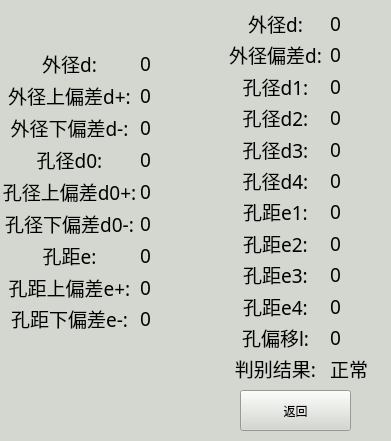
<?xml version="1.0" encoding="UTF-8"?>
<ui version="4.0">
 <class>InfoSizeWidget</class>
 <widget class="QWidget" name="InfoSizeWidget">
  <property name="geometry">
   <rect>
    <x>0</x>
    <y>0</y>
    <width>391</width>
    <height>441</height>
   </rect>
  </property>
  <property name="windowTitle">
   <string>Form</string>
  </property>
  <widget class="QWidget" name="widget" native="true">
   <property name="geometry">
    <rect>
     <x>0</x>
     <y>0</y>
     <width>391</width>
     <height>441</height>
    </rect>
   </property>
   <property name="styleSheet">
    <string notr="true">background-color: rgb(211, 215, 207);</string>
   </property>
   <widget class="QPushButton" name="pushButton">
    <property name="geometry">
     <rect>
      <x>240</x>
      <y>390</y>
      <width>111</width>
      <height>41</height>
     </rect>
    </property>
    <property name="text">
     <string>返回</string>
    </property>
   </widget>
   <widget class="QWidget" name="layoutWidget">
    <property name="geometry">
     <rect>
      <x>220</x>
      <y>10</y>
      <width>111</width>
      <height>371</height>
     </rect>
    </property>
    <layout class="QVBoxLayout" name="verticalLayout_2">
     <item>
      <widget class="QLabel" name="Label1_18">
       <property name="sizePolicy">
        <sizepolicy hsizetype="Preferred" vsizetype="Preferred">
         <horstretch>0</horstretch>
         <verstretch>0</verstretch>
        </sizepolicy>
       </property>
       <property name="font">
        <font>
         <family>Yahei Mono</family>
         <pointsize>14</pointsize>
         <weight>50</weight>
         <bold>false</bold>
        </font>
       </property>
       <property name="styleSheet">
        <string notr="true"/>
       </property>
       <property name="text">
        <string>外径d:</string>
       </property>
       <property name="alignment">
        <set>Qt::AlignCenter</set>
       </property>
      </widget>
     </item>
     <item>
      <widget class="QLabel" name="Label1_20">
       <property name="sizePolicy">
        <sizepolicy hsizetype="Preferred" vsizetype="Preferred">
         <horstretch>0</horstretch>
         <verstretch>0</verstretch>
        </sizepolicy>
       </property>
       <property name="font">
        <font>
         <family>Yahei Mono</family>
         <pointsize>14</pointsize>
         <weight>50</weight>
         <bold>false</bold>
        </font>
       </property>
       <property name="styleSheet">
        <string notr="true"/>
       </property>
       <property name="text">
        <string>外径偏差d:</string>
       </property>
       <property name="alignment">
        <set>Qt::AlignCenter</set>
       </property>
      </widget>
     </item>
     <item>
      <widget class="QLabel" name="Label1_21">
       <property name="sizePolicy">
        <sizepolicy hsizetype="Preferred" vsizetype="Preferred">
         <horstretch>0</horstretch>
         <verstretch>0</verstretch>
        </sizepolicy>
       </property>
       <property name="font">
        <font>
         <family>Yahei Mono</family>
         <pointsize>14</pointsize>
         <weight>50</weight>
         <bold>false</bold>
        </font>
       </property>
       <property name="styleSheet">
        <string notr="true"/>
       </property>
       <property name="text">
        <string>孔径d1:</string>
       </property>
       <property name="alignment">
        <set>Qt::AlignCenter</set>
       </property>
      </widget>
     </item>
     <item>
      <widget class="QLabel" name="Label1_37">
       <property name="sizePolicy">
        <sizepolicy hsizetype="Preferred" vsizetype="Preferred">
         <horstretch>0</horstretch>
         <verstretch>0</verstretch>
        </sizepolicy>
       </property>
       <property name="font">
        <font>
         <family>Yahei Mono</family>
         <pointsize>14</pointsize>
         <weight>50</weight>
         <bold>false</bold>
        </font>
       </property>
       <property name="styleSheet">
        <string notr="true"/>
       </property>
       <property name="text">
        <string>孔径d2:</string>
       </property>
       <property name="alignment">
        <set>Qt::AlignCenter</set>
       </property>
      </widget>
     </item>
     <item>
      <widget class="QLabel" name="Label1_38">
       <property name="sizePolicy">
        <sizepolicy hsizetype="Preferred" vsizetype="Preferred">
         <horstretch>0</horstretch>
         <verstretch>0</verstretch>
        </sizepolicy>
       </property>
       <property name="font">
        <font>
         <family>Yahei Mono</family>
         <pointsize>14</pointsize>
         <weight>50</weight>
         <bold>false</bold>
        </font>
       </property>
       <property name="styleSheet">
        <string notr="true"/>
       </property>
       <property name="text">
        <string>孔径d3:</string>
       </property>
       <property name="alignment">
        <set>Qt::AlignCenter</set>
       </property>
      </widget>
     </item>
     <item>
      <widget class="QLabel" name="Label1_39">
       <property name="sizePolicy">
        <sizepolicy hsizetype="Preferred" vsizetype="Preferred">
         <horstretch>0</horstretch>
         <verstretch>0</verstretch>
        </sizepolicy>
       </property>
       <property name="font">
        <font>
         <family>Yahei Mono</family>
         <pointsize>14</pointsize>
         <weight>50</weight>
         <bold>false</bold>
        </font>
       </property>
       <property name="styleSheet">
        <string notr="true"/>
       </property>
       <property name="text">
        <string>孔径d4:</string>
       </property>
       <property name="alignment">
        <set>Qt::AlignCenter</set>
       </property>
      </widget>
     </item>
     <item>
      <widget class="QLabel" name="Label1_40">
       <property name="sizePolicy">
        <sizepolicy hsizetype="Preferred" vsizetype="Preferred">
         <horstretch>0</horstretch>
         <verstretch>0</verstretch>
        </sizepolicy>
       </property>
       <property name="font">
        <font>
         <family>Yahei Mono</family>
         <pointsize>14</pointsize>
         <weight>50</weight>
         <bold>false</bold>
        </font>
       </property>
       <property name="styleSheet">
        <string notr="true"/>
       </property>
       <property name="text">
        <string>孔距e1:</string>
       </property>
       <property name="alignment">
        <set>Qt::AlignCenter</set>
       </property>
      </widget>
     </item>
     <item>
      <widget class="QLabel" name="Label1_41">
       <property name="sizePolicy">
        <sizepolicy hsizetype="Preferred" vsizetype="Preferred">
         <horstretch>0</horstretch>
         <verstretch>0</verstretch>
        </sizepolicy>
       </property>
       <property name="font">
        <font>
         <family>Yahei Mono</family>
         <pointsize>14</pointsize>
         <weight>50</weight>
         <bold>false</bold>
        </font>
       </property>
       <property name="styleSheet">
        <string notr="true"/>
       </property>
       <property name="text">
        <string>孔距e2:</string>
       </property>
       <property name="alignment">
        <set>Qt::AlignCenter</set>
       </property>
      </widget>
     </item>
     <item>
      <widget class="QLabel" name="Label1_23">
       <property name="sizePolicy">
        <sizepolicy hsizetype="Preferred" vsizetype="Preferred">
         <horstretch>0</horstretch>
         <verstretch>0</verstretch>
        </sizepolicy>
       </property>
       <property name="font">
        <font>
         <family>Yahei Mono</family>
         <pointsize>14</pointsize>
         <weight>50</weight>
         <bold>false</bold>
        </font>
       </property>
       <property name="styleSheet">
        <string notr="true"/>
       </property>
       <property name="text">
        <string>孔距e3:</string>
       </property>
       <property name="alignment">
        <set>Qt::AlignCenter</set>
       </property>
      </widget>
     </item>
     <item>
      <widget class="QLabel" name="Label1_24">
       <property name="sizePolicy">
        <sizepolicy hsizetype="Preferred" vsizetype="Preferred">
         <horstretch>0</horstretch>
         <verstretch>0</verstretch>
        </sizepolicy>
       </property>
       <property name="font">
        <font>
         <family>Yahei Mono</family>
         <pointsize>14</pointsize>
         <weight>50</weight>
         <bold>false</bold>
        </font>
       </property>
       <property name="styleSheet">
        <string notr="true"/>
       </property>
       <property name="text">
        <string>孔距e4:</string>
       </property>
       <property name="alignment">
        <set>Qt::AlignCenter</set>
       </property>
      </widget>
     </item>
     <item>
      <widget class="QLabel" name="Label1_25">
       <property name="sizePolicy">
        <sizepolicy hsizetype="Preferred" vsizetype="Preferred">
         <horstretch>0</horstretch>
         <verstretch>0</verstretch>
        </sizepolicy>
       </property>
       <property name="font">
        <font>
         <family>Yahei Mono</family>
         <pointsize>14</pointsize>
         <weight>50</weight>
         <bold>false</bold>
        </font>
       </property>
       <property name="styleSheet">
        <string notr="true"/>
       </property>
       <property name="text">
        <string>孔偏移l:</string>
       </property>
       <property name="alignment">
        <set>Qt::AlignCenter</set>
       </property>
      </widget>
     </item>
     <item>
      <widget class="QLabel" name="Label1_22">
       <property name="sizePolicy">
        <sizepolicy hsizetype="Preferred" vsizetype="Preferred">
         <horstretch>0</horstretch>
         <verstretch>0</verstretch>
        </sizepolicy>
       </property>
       <property name="font">
        <font>
         <family>Yahei Mono</family>
         <pointsize>14</pointsize>
         <weight>50</weight>
         <bold>false</bold>
        </font>
       </property>
       <property name="styleSheet">
        <string notr="true"/>
       </property>
       <property name="text">
        <string>判别结果:</string>
       </property>
       <property name="alignment">
        <set>Qt::AlignCenter</set>
       </property>
      </widget>
     </item>
    </layout>
   </widget>
   <widget class="QWidget" name="layoutWidget_2">
    <property name="geometry">
     <rect>
      <x>140</x>
      <y>50</y>
      <width>51</width>
      <height>281</height>
     </rect>
    </property>
    <layout class="QVBoxLayout" name="verticalLayout_4">
     <item>
      <widget class="QLabel" name="Awj">
       <property name="font">
        <font>
         <family>Yahei Mono</family>
         <pointsize>14</pointsize>
         <weight>50</weight>
         <bold>false</bold>
        </font>
       </property>
       <property name="styleSheet">
        <string notr="true"/>
       </property>
       <property name="text">
        <string>0</string>
       </property>
       <property name="alignment">
        <set>Qt::AlignLeading|Qt::AlignLeft|Qt::AlignVCenter</set>
       </property>
      </widget>
     </item>
     <item>
      <widget class="QLabel" name="Awjspc">
       <property name="font">
        <font>
         <family>Yahei Mono</family>
         <pointsize>14</pointsize>
         <weight>50</weight>
         <bold>false</bold>
        </font>
       </property>
       <property name="styleSheet">
        <string notr="true"/>
       </property>
       <property name="text">
        <string>0</string>
       </property>
       <property name="alignment">
        <set>Qt::AlignLeading|Qt::AlignLeft|Qt::AlignVCenter</set>
       </property>
      </widget>
     </item>
     <item>
      <widget class="QLabel" name="Awjxpc">
       <property name="font">
        <font>
         <family>Yahei Mono</family>
         <pointsize>14</pointsize>
         <weight>50</weight>
         <bold>false</bold>
        </font>
       </property>
       <property name="styleSheet">
        <string notr="true"/>
       </property>
       <property name="text">
        <string>0</string>
       </property>
       <property name="alignment">
        <set>Qt::AlignLeading|Qt::AlignLeft|Qt::AlignVCenter</set>
       </property>
      </widget>
     </item>
     <item>
      <widget class="QLabel" name="Akj">
       <property name="font">
        <font>
         <family>Yahei Mono</family>
         <pointsize>14</pointsize>
         <weight>50</weight>
         <bold>false</bold>
        </font>
       </property>
       <property name="styleSheet">
        <string notr="true"/>
       </property>
       <property name="text">
        <string>0</string>
       </property>
       <property name="alignment">
        <set>Qt::AlignLeading|Qt::AlignLeft|Qt::AlignVCenter</set>
       </property>
      </widget>
     </item>
     <item>
      <widget class="QLabel" name="Akjspc">
       <property name="font">
        <font>
         <family>Yahei Mono</family>
         <pointsize>14</pointsize>
         <weight>50</weight>
         <bold>false</bold>
        </font>
       </property>
       <property name="styleSheet">
        <string notr="true"/>
       </property>
       <property name="text">
        <string>0</string>
       </property>
       <property name="alignment">
        <set>Qt::AlignLeading|Qt::AlignLeft|Qt::AlignVCenter</set>
       </property>
      </widget>
     </item>
     <item>
      <widget class="QLabel" name="Akjxpc">
       <property name="font">
        <font>
         <family>Yahei Mono</family>
         <pointsize>14</pointsize>
         <weight>50</weight>
         <bold>false</bold>
        </font>
       </property>
       <property name="styleSheet">
        <string notr="true"/>
       </property>
       <property name="text">
        <string>0</string>
       </property>
       <property name="alignment">
        <set>Qt::AlignLeading|Qt::AlignLeft|Qt::AlignVCenter</set>
       </property>
      </widget>
     </item>
     <item>
      <widget class="QLabel" name="Akju">
       <property name="font">
        <font>
         <family>Yahei Mono</family>
         <pointsize>14</pointsize>
         <weight>50</weight>
         <bold>false</bold>
        </font>
       </property>
       <property name="styleSheet">
        <string notr="true"/>
       </property>
       <property name="text">
        <string>0</string>
       </property>
       <property name="alignment">
        <set>Qt::AlignLeading|Qt::AlignLeft|Qt::AlignVCenter</set>
       </property>
      </widget>
     </item>
     <item>
      <widget class="QLabel" name="Akjuspc">
       <property name="font">
        <font>
         <family>Yahei Mono</family>
         <pointsize>14</pointsize>
         <weight>50</weight>
         <bold>false</bold>
        </font>
       </property>
       <property name="styleSheet">
        <string notr="true"/>
       </property>
       <property name="text">
        <string>0</string>
       </property>
       <property name="alignment">
        <set>Qt::AlignLeading|Qt::AlignLeft|Qt::AlignVCenter</set>
       </property>
      </widget>
     </item>
     <item>
      <widget class="QLabel" name="Akjuxpc">
       <property name="font">
        <font>
         <family>Yahei Mono</family>
         <pointsize>14</pointsize>
         <weight>50</weight>
         <bold>false</bold>
        </font>
       </property>
       <property name="styleSheet">
        <string notr="true"/>
       </property>
       <property name="text">
        <string>0</string>
       </property>
       <property name="alignment">
        <set>Qt::AlignLeading|Qt::AlignLeft|Qt::AlignVCenter</set>
       </property>
      </widget>
     </item>
    </layout>
   </widget>
   <widget class="QWidget" name="layoutWidget">
    <property name="geometry">
     <rect>
      <x>0</x>
      <y>50</y>
      <width>139</width>
      <height>281</height>
     </rect>
    </property>
    <layout class="QVBoxLayout" name="verticalLayout">
     <item>
      <widget class="QLabel" name="Label1_16">
       <property name="sizePolicy">
        <sizepolicy hsizetype="Preferred" vsizetype="Preferred">
         <horstretch>0</horstretch>
         <verstretch>0</verstretch>
        </sizepolicy>
       </property>
       <property name="font">
        <font>
         <family>Yahei Mono</family>
         <pointsize>14</pointsize>
         <weight>50</weight>
         <bold>false</bold>
        </font>
       </property>
       <property name="styleSheet">
        <string notr="true"/>
       </property>
       <property name="text">
        <string>外径d:</string>
       </property>
       <property name="alignment">
        <set>Qt::AlignCenter</set>
       </property>
      </widget>
     </item>
     <item>
      <widget class="QLabel" name="Label1_17">
       <property name="sizePolicy">
        <sizepolicy hsizetype="Preferred" vsizetype="Preferred">
         <horstretch>0</horstretch>
         <verstretch>0</verstretch>
        </sizepolicy>
       </property>
       <property name="font">
        <font>
         <family>Yahei Mono</family>
         <pointsize>14</pointsize>
         <weight>50</weight>
         <bold>false</bold>
        </font>
       </property>
       <property name="styleSheet">
        <string notr="true"/>
       </property>
       <property name="text">
        <string>外径上偏差d+:</string>
       </property>
       <property name="alignment">
        <set>Qt::AlignCenter</set>
       </property>
      </widget>
     </item>
     <item>
      <widget class="QLabel" name="Label1_19">
       <property name="sizePolicy">
        <sizepolicy hsizetype="Preferred" vsizetype="Preferred">
         <horstretch>0</horstretch>
         <verstretch>0</verstretch>
        </sizepolicy>
       </property>
       <property name="font">
        <font>
         <family>Yahei Mono</family>
         <pointsize>14</pointsize>
         <weight>50</weight>
         <bold>false</bold>
        </font>
       </property>
       <property name="styleSheet">
        <string notr="true"/>
       </property>
       <property name="text">
        <string>外径下偏差d-:</string>
       </property>
       <property name="alignment">
        <set>Qt::AlignCenter</set>
       </property>
      </widget>
     </item>
     <item>
      <widget class="QLabel" name="Label1_32">
       <property name="sizePolicy">
        <sizepolicy hsizetype="Preferred" vsizetype="Preferred">
         <horstretch>0</horstretch>
         <verstretch>0</verstretch>
        </sizepolicy>
       </property>
       <property name="font">
        <font>
         <family>Yahei Mono</family>
         <pointsize>14</pointsize>
         <weight>50</weight>
         <bold>false</bold>
        </font>
       </property>
       <property name="styleSheet">
        <string notr="true"/>
       </property>
       <property name="text">
        <string>孔径d0:</string>
       </property>
       <property name="alignment">
        <set>Qt::AlignCenter</set>
       </property>
      </widget>
     </item>
     <item>
      <widget class="QLabel" name="Label1_33">
       <property name="sizePolicy">
        <sizepolicy hsizetype="Preferred" vsizetype="Preferred">
         <horstretch>0</horstretch>
         <verstretch>0</verstretch>
        </sizepolicy>
       </property>
       <property name="font">
        <font>
         <family>Yahei Mono</family>
         <pointsize>14</pointsize>
         <weight>50</weight>
         <bold>false</bold>
        </font>
       </property>
       <property name="styleSheet">
        <string notr="true"/>
       </property>
       <property name="text">
        <string>孔径上偏差d0+:</string>
       </property>
       <property name="alignment">
        <set>Qt::AlignCenter</set>
       </property>
      </widget>
     </item>
     <item>
      <widget class="QLabel" name="Label1_34">
       <property name="sizePolicy">
        <sizepolicy hsizetype="Preferred" vsizetype="Preferred">
         <horstretch>0</horstretch>
         <verstretch>0</verstretch>
        </sizepolicy>
       </property>
       <property name="font">
        <font>
         <family>Yahei Mono</family>
         <pointsize>14</pointsize>
         <weight>50</weight>
         <bold>false</bold>
        </font>
       </property>
       <property name="styleSheet">
        <string notr="true"/>
       </property>
       <property name="text">
        <string>孔径下偏差d0-:</string>
       </property>
       <property name="alignment">
        <set>Qt::AlignCenter</set>
       </property>
      </widget>
     </item>
     <item>
      <widget class="QLabel" name="Label1_35">
       <property name="sizePolicy">
        <sizepolicy hsizetype="Preferred" vsizetype="Preferred">
         <horstretch>0</horstretch>
         <verstretch>0</verstretch>
        </sizepolicy>
       </property>
       <property name="font">
        <font>
         <family>Yahei Mono</family>
         <pointsize>14</pointsize>
         <weight>50</weight>
         <bold>false</bold>
        </font>
       </property>
       <property name="styleSheet">
        <string notr="true"/>
       </property>
       <property name="text">
        <string>孔距e:</string>
       </property>
       <property name="alignment">
        <set>Qt::AlignCenter</set>
       </property>
      </widget>
     </item>
     <item>
      <widget class="QLabel" name="Label1_36">
       <property name="sizePolicy">
        <sizepolicy hsizetype="Preferred" vsizetype="Preferred">
         <horstretch>0</horstretch>
         <verstretch>0</verstretch>
        </sizepolicy>
       </property>
       <property name="font">
        <font>
         <family>Yahei Mono</family>
         <pointsize>14</pointsize>
         <weight>50</weight>
         <bold>false</bold>
        </font>
       </property>
       <property name="styleSheet">
        <string notr="true"/>
       </property>
       <property name="text">
        <string>孔距上偏差e+:</string>
       </property>
       <property name="alignment">
        <set>Qt::AlignCenter</set>
       </property>
      </widget>
     </item>
     <item>
      <widget class="QLabel" name="Label1_15">
       <property name="sizePolicy">
        <sizepolicy hsizetype="Preferred" vsizetype="Preferred">
         <horstretch>0</horstretch>
         <verstretch>0</verstretch>
        </sizepolicy>
       </property>
       <property name="font">
        <font>
         <family>Yahei Mono</family>
         <pointsize>14</pointsize>
         <weight>50</weight>
         <bold>false</bold>
        </font>
       </property>
       <property name="styleSheet">
        <string notr="true"/>
       </property>
       <property name="text">
        <string>孔距下偏差e-:</string>
       </property>
       <property name="alignment">
        <set>Qt::AlignCenter</set>
       </property>
      </widget>
     </item>
    </layout>
   </widget>
   <widget class="QWidget" name="layoutWidget">
    <property name="geometry">
     <rect>
      <x>330</x>
      <y>10</y>
      <width>51</width>
      <height>371</height>
     </rect>
    </property>
    <layout class="QVBoxLayout" name="verticalLayout_3">
     <item>
      <widget class="QLabel" name="Bwj">
       <property name="font">
        <font>
         <family>Yahei Mono</family>
         <pointsize>14</pointsize>
         <weight>50</weight>
         <bold>false</bold>
        </font>
       </property>
       <property name="styleSheet">
        <string notr="true"/>
       </property>
       <property name="text">
        <string>0</string>
       </property>
       <property name="alignment">
        <set>Qt::AlignLeading|Qt::AlignLeft|Qt::AlignVCenter</set>
       </property>
      </widget>
     </item>
     <item>
      <widget class="QLabel" name="Bwjpc">
       <property name="font">
        <font>
         <family>Yahei Mono</family>
         <pointsize>14</pointsize>
         <weight>50</weight>
         <bold>false</bold>
        </font>
       </property>
       <property name="styleSheet">
        <string notr="true"/>
       </property>
       <property name="text">
        <string>0</string>
       </property>
       <property name="alignment">
        <set>Qt::AlignLeading|Qt::AlignLeft|Qt::AlignVCenter</set>
       </property>
      </widget>
     </item>
     <item>
      <widget class="QLabel" name="Bkj1">
       <property name="font">
        <font>
         <family>Yahei Mono</family>
         <pointsize>14</pointsize>
         <weight>50</weight>
         <bold>false</bold>
        </font>
       </property>
       <property name="styleSheet">
        <string notr="true"/>
       </property>
       <property name="text">
        <string>0</string>
       </property>
       <property name="alignment">
        <set>Qt::AlignLeading|Qt::AlignLeft|Qt::AlignVCenter</set>
       </property>
      </widget>
     </item>
     <item>
      <widget class="QLabel" name="Bkj2">
       <property name="font">
        <font>
         <family>Yahei Mono</family>
         <pointsize>14</pointsize>
         <weight>50</weight>
         <bold>false</bold>
        </font>
       </property>
       <property name="styleSheet">
        <string notr="true"/>
       </property>
       <property name="text">
        <string>0</string>
       </property>
       <property name="alignment">
        <set>Qt::AlignLeading|Qt::AlignLeft|Qt::AlignVCenter</set>
       </property>
      </widget>
     </item>
     <item>
      <widget class="QLabel" name="Bkj3">
       <property name="font">
        <font>
         <family>Yahei Mono</family>
         <pointsize>14</pointsize>
         <weight>50</weight>
         <bold>false</bold>
        </font>
       </property>
       <property name="styleSheet">
        <string notr="true"/>
       </property>
       <property name="text">
        <string>0</string>
       </property>
       <property name="alignment">
        <set>Qt::AlignLeading|Qt::AlignLeft|Qt::AlignVCenter</set>
       </property>
      </widget>
     </item>
     <item>
      <widget class="QLabel" name="Bkj4">
       <property name="font">
        <font>
         <family>Yahei Mono</family>
         <pointsize>14</pointsize>
         <weight>50</weight>
         <bold>false</bold>
        </font>
       </property>
       <property name="styleSheet">
        <string notr="true"/>
       </property>
       <property name="text">
        <string>0</string>
       </property>
       <property name="alignment">
        <set>Qt::AlignLeading|Qt::AlignLeft|Qt::AlignVCenter</set>
       </property>
      </widget>
     </item>
     <item>
      <widget class="QLabel" name="Bkju1">
       <property name="font">
        <font>
         <family>Yahei Mono</family>
         <pointsize>14</pointsize>
         <weight>50</weight>
         <bold>false</bold>
        </font>
       </property>
       <property name="styleSheet">
        <string notr="true"/>
       </property>
       <property name="text">
        <string>0</string>
       </property>
       <property name="alignment">
        <set>Qt::AlignLeading|Qt::AlignLeft|Qt::AlignVCenter</set>
       </property>
      </widget>
     </item>
     <item>
      <widget class="QLabel" name="Bkju2">
       <property name="font">
        <font>
         <family>Yahei Mono</family>
         <pointsize>14</pointsize>
         <weight>50</weight>
         <bold>false</bold>
        </font>
       </property>
       <property name="styleSheet">
        <string notr="true"/>
       </property>
       <property name="text">
        <string>0</string>
       </property>
       <property name="alignment">
        <set>Qt::AlignLeading|Qt::AlignLeft|Qt::AlignVCenter</set>
       </property>
      </widget>
     </item>
     <item>
      <widget class="QLabel" name="Bkju3">
       <property name="font">
        <font>
         <family>Yahei Mono</family>
         <pointsize>14</pointsize>
         <weight>50</weight>
         <bold>false</bold>
        </font>
       </property>
       <property name="styleSheet">
        <string notr="true"/>
       </property>
       <property name="text">
        <string>0</string>
       </property>
       <property name="alignment">
        <set>Qt::AlignLeading|Qt::AlignLeft|Qt::AlignVCenter</set>
       </property>
      </widget>
     </item>
     <item>
      <widget class="QLabel" name="Bkju4">
       <property name="font">
        <font>
         <family>Yahei Mono</family>
         <pointsize>14</pointsize>
         <weight>50</weight>
         <bold>false</bold>
        </font>
       </property>
       <property name="styleSheet">
        <string notr="true"/>
       </property>
       <property name="text">
        <string>0</string>
       </property>
       <property name="alignment">
        <set>Qt::AlignLeading|Qt::AlignLeft|Qt::AlignVCenter</set>
       </property>
      </widget>
     </item>
     <item>
      <widget class="QLabel" name="Bkpy">
       <property name="font">
        <font>
         <family>Yahei Mono</family>
         <pointsize>14</pointsize>
         <weight>50</weight>
         <bold>false</bold>
        </font>
       </property>
       <property name="styleSheet">
        <string notr="true"/>
       </property>
       <property name="text">
        <string>0</string>
       </property>
       <property name="alignment">
        <set>Qt::AlignLeading|Qt::AlignLeft|Qt::AlignVCenter</set>
       </property>
      </widget>
     </item>
     <item>
      <widget class="QLabel" name="Bbpjg">
       <property name="font">
        <font>
         <family>Yahei Mono</family>
         <pointsize>14</pointsize>
         <weight>50</weight>
         <bold>false</bold>
        </font>
       </property>
       <property name="styleSheet">
        <string notr="true"/>
       </property>
       <property name="text">
        <string>正常</string>
       </property>
       <property name="alignment">
        <set>Qt::AlignLeading|Qt::AlignLeft|Qt::AlignVCenter</set>
       </property>
      </widget>
     </item>
    </layout>
   </widget>
  </widget>
 </widget>
 <resources/>
 <connections/>
</ui>
